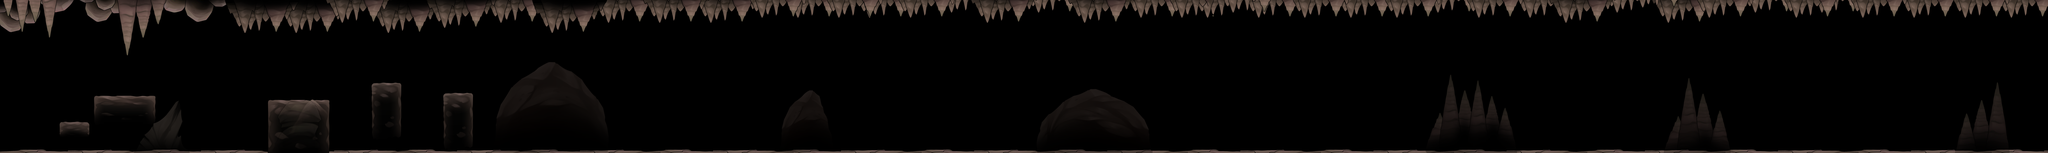

Tiled map render using the project's own tile images. Description and the map definition, with tile-layer contents summarised, below:
An orthogonal 400x30 tile map with 32x32 px tiles, 21 tile layers (Tile Layer 16, Tile Layer 15, Tile Layer 14, Tile Layer 13, ...), 5 tilesets.

<map version="1.10" tiledversion="1.10.2" orientation="orthogonal" renderorder="right-down" width="400" height="30" tilewidth="32" tileheight="32" infinite="0" nextlayerid="32" nextobjectid="1">
 <tileset firstgid="1" source="tileset2.tsx" />
 <tileset firstgid="12545" name="rockcombination" tilewidth="32" tileheight="32" tilecount="4096" columns="64">
  <image source="rockcombination.png" width="2048" height="2048" />
 </tileset>
 <tileset firstgid="16641" source="floor.tsx" />
 <tileset firstgid="20737" source="smallrocks.tsx" />
 <tileset firstgid="24833" source="platforms.tsx" />
 <group id="6" name="Floor">
  <properties>
   <property name="collider" value="1" />
  </properties>
  <layer id="22" name="Tile Layer 16" width="400" height="30">
   <data>[12000 cells, 14 non-empty, 14 distinct tile ids]</data>
  </layer>
  <layer id="21" name="Tile Layer 15" width="400" height="30">
   <data>[12000 cells, 29 non-empty, 29 distinct tile ids]</data>
  </layer>
  <layer id="20" name="Tile Layer 14" width="400" height="30">
   <data>[12000 cells, 29 non-empty, 29 distinct tile ids]</data>
  </layer>
  <layer id="19" name="Tile Layer 13" width="400" height="30">
   <data>[12000 cells, 29 non-empty, 29 distinct tile ids]</data>
  </layer>
  <layer id="18" name="Tile Layer 12" width="400" height="30">
   <data>[12000 cells, 29 non-empty, 29 distinct tile ids]</data>
  </layer>
  <layer id="17" name="Tile Layer 11" width="400" height="30">
   <data>[12000 cells, 29 non-empty, 29 distinct tile ids]</data>
  </layer>
  <layer id="16" name="Tile Layer 10" width="400" height="30">
   <data>[12000 cells, 29 non-empty, 29 distinct tile ids]</data>
  </layer>
  <layer id="15" name="Tile Layer 9" width="400" height="30">
   <data>[12000 cells, 29 non-empty, 29 distinct tile ids]</data>
  </layer>
  <layer id="14" name="Tile Layer 8" width="400" height="30">
   <data>[12000 cells, 29 non-empty, 29 distinct tile ids]</data>
  </layer>
  <layer id="13" name="Tile Layer 7" width="400" height="30">
   <data>[12000 cells, 29 non-empty, 29 distinct tile ids]</data>
  </layer>
  <layer id="12" name="Tile Layer 6" width="400" height="30">
   <data>[12000 cells, 29 non-empty, 29 distinct tile ids]</data>
  </layer>
  <layer id="11" name="Tile Layer 5" width="400" height="30">
   <data>[12000 cells, 29 non-empty, 29 distinct tile ids]</data>
  </layer>
  <layer id="10" name="Tile Layer 4" width="400" height="30">
   <data>[12000 cells, 29 non-empty, 29 distinct tile ids]</data>
  </layer>
  <layer id="9" name="Tile Layer 3" width="400" height="30">
   <data>[12000 cells, 29 non-empty, 29 distinct tile ids]</data>
  </layer>
  <layer id="7" name="Tile Layer 1" width="400" height="30">
   <data>[12000 cells, 29 non-empty, 29 distinct tile ids]</data>
  </layer>
  <layer id="8" name="Tile Layer 2" width="400" height="30">
   <data>[12000 cells, 29 non-empty, 29 distinct tile ids]</data>
  </layer>
 </group>
 <group id="30" name="Platforms">
  <properties>
   <property name="collider" value="1" />
  </properties>
  <layer id="31" name="Tile Layer 21" width="400" height="30">
   <data>[12000 cells, 430 non-empty, 346 distinct tile ids]</data>
  </layer>
 </group>
 <group id="28" name="Background1" opacity="0.3">
  <layer id="29" name="Tile Layer 20" width="400" height="30">
   <data>[12000 cells, 1921 non-empty, 1921 distinct tile ids]</data>
  </layer>
 </group>
 <group id="23" name="Ceiling">
  <layer id="26" name="Tile Layer 18" width="400" height="30">
   <data>[12000 cells, 1557 non-empty, 308 distinct tile ids]</data>
  </layer>
  <layer id="27" name="Tile Layer 19" width="400" height="30">
   <data>[12000 cells, 1580 non-empty, 244 distinct tile ids]</data>
  </layer>
  <layer id="25" name="Tile Layer 17" width="400" height="30">
   <data>[12000 cells, 104 non-empty, 104 distinct tile ids]</data>
  </layer>
 </group>
</map>
